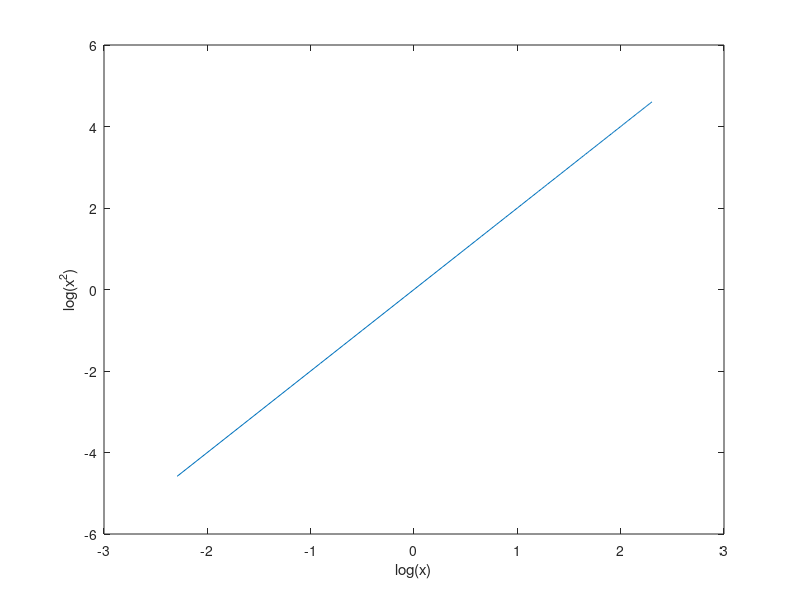
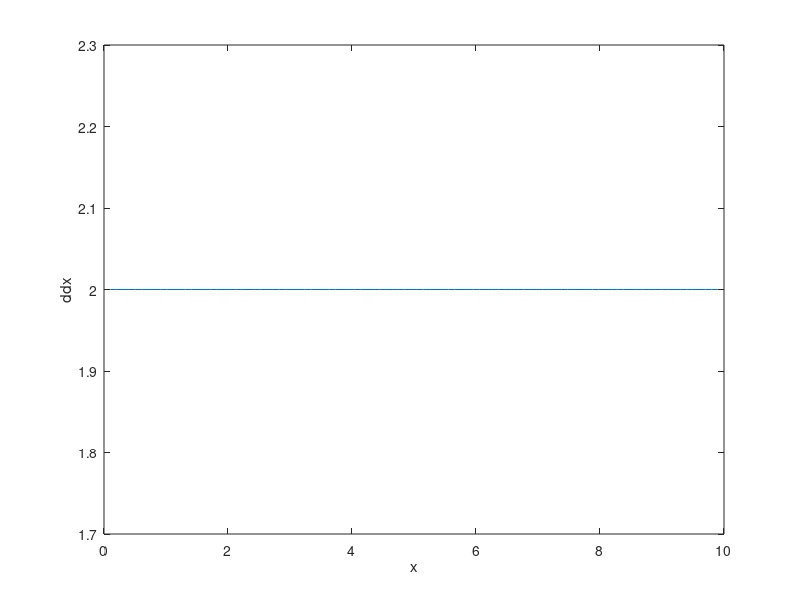
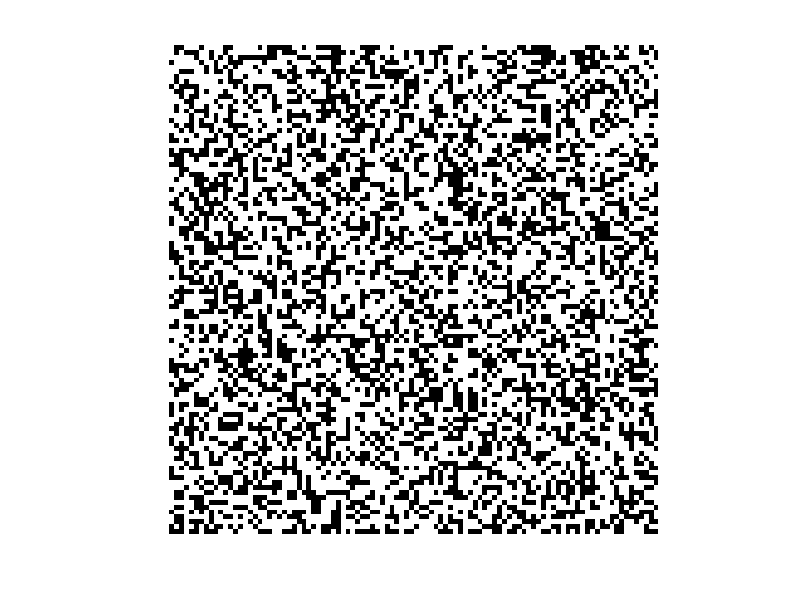
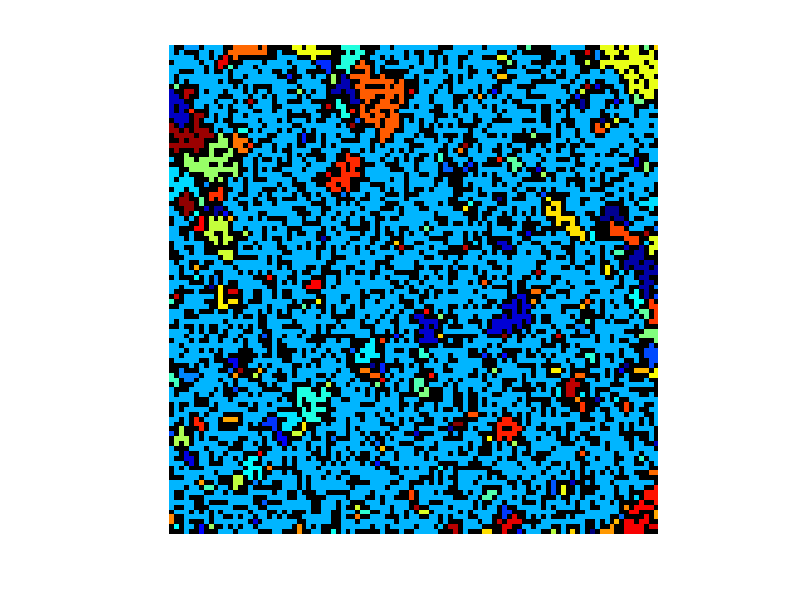

MATLAB code to generate these figures, in order:
% finding an exponent.

close all
clear all

x = linspace(0,10,100);
x_squared = x.*x;


ln_x = log(x);
ln_x_squared = log(x_squared);

figure()
plot(ln_x,ln_x_squared)
xlabel('log(x)')
ylabel('log(x^2)')

ddx = diff(ln_x_squared)./diff(ln_x);


len_ddx =length(ddx)
len_x =length(x)

figure()
plot(x(1:end-1),ddx)
xlabel('x')
ylabel('ddx')


rectangularity = 1.0;             % cubic = 1
L = 100;                           % system size
r = rand(L,rectangularity*L);      % system
p = 0.6;                           % cutoff value. 60% of the values generated in r < p.
z = r <p;                          % binary matrix.

figure()
imshow(z)

[lw,num] = bwlabel(z,4);  % lw -mx of labels for each cluster. Each cluster gets a number.
                          % num is the number of clusters

figure()
img = label2rgb(lw,'jet','k','shuffle');  % create colour image
imshow(img);  % show.
